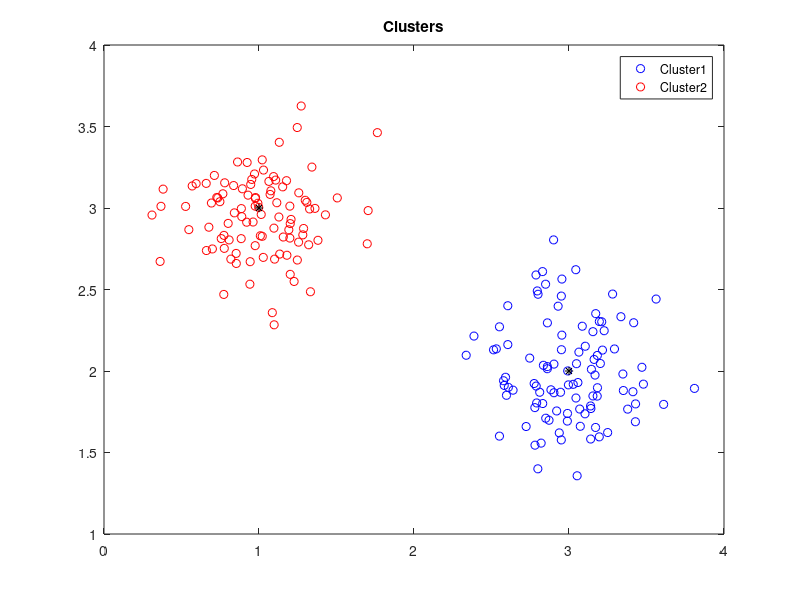

MATLAB code to generate this figure:
% Gera dados para clustering com 2 classes

close all;
clear;
clc;

% parâmetros
m1 = [3 2]; % média da classe 1
m2 = [1 3]; % média da classe 2
var1 = [0.1 0.1]; % variância da classe 1
var2 = [0.1 0.1]; % variância da classe 2
nc1 = 100; % número de padrões da classe 1
nc2 = 100; % número de padrões da classe 2
nc = nc1 + nc2; % número total de padrões

for k = 1 : nc1
    c1(k,:) = [(m1(1)+sqrt(var1(1))*randn) (m1(2)+sqrt(var1(2))*randn)]; % classe 1 
end

for k = 1 : nc2
    c2(k,:) = [(m2(1)+sqrt(var2(1))*randn) (m2(2)+sqrt(var2(2))*randn)]; % classe 2   
end

% plota as classes e os centros de classes
figure
plot(c1(:,1),c1(:,2),'bo');
hold on;
plot(c2(:,1),c2(:,2),'ro');
plot(m1(1),m1(2),'k*');
plot(m2(1),m2(2),'k*');
legend('Cluster1', 'Cluster2');
title('Clusters');

X = [c1 ; c2]; % dados de entrada
y1(1:nc1) = 1;
y2(1:nc2) = 2;
Y = [y1, y2]'; % rotulos das classes
idc = randperm(nc1+nc2); % índices permutados aleatoriamente
X = X(idc,:); % dados de entrada distribuidos randomicamente
Y = Y(idc);
